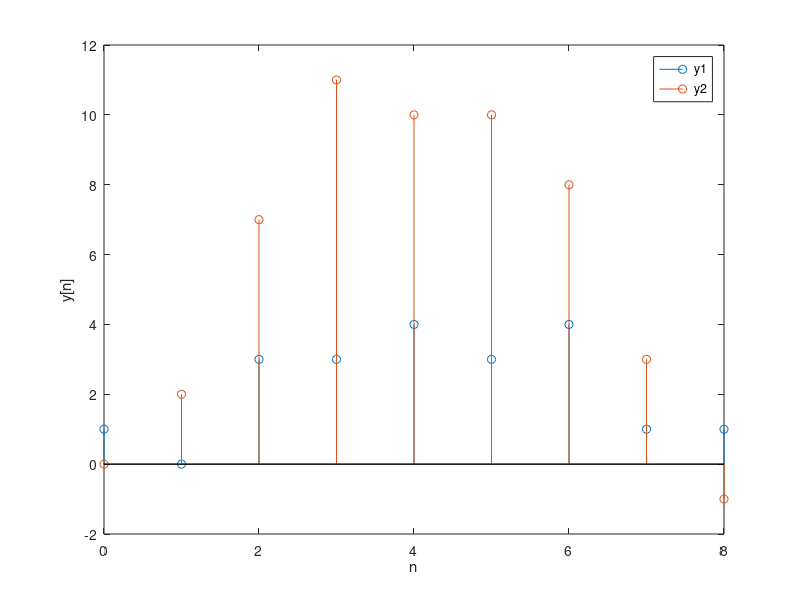

Write MATLAB code to recreate this figure.
x1=[1 1 1 1 1 ];
h1=[1 -1 3 0 1 ];
h2=[0 2 5 4 -1];
%nx1=0:8;
%nh1=0:4;
y1=conv(x1,h1);
y2=conv(x1,h2);
stem(0:8,y1);
hold on
stem(0:8,y2);
xlabel('n');
ylabel('y[n]');
legend('y1','y2')
hold off
